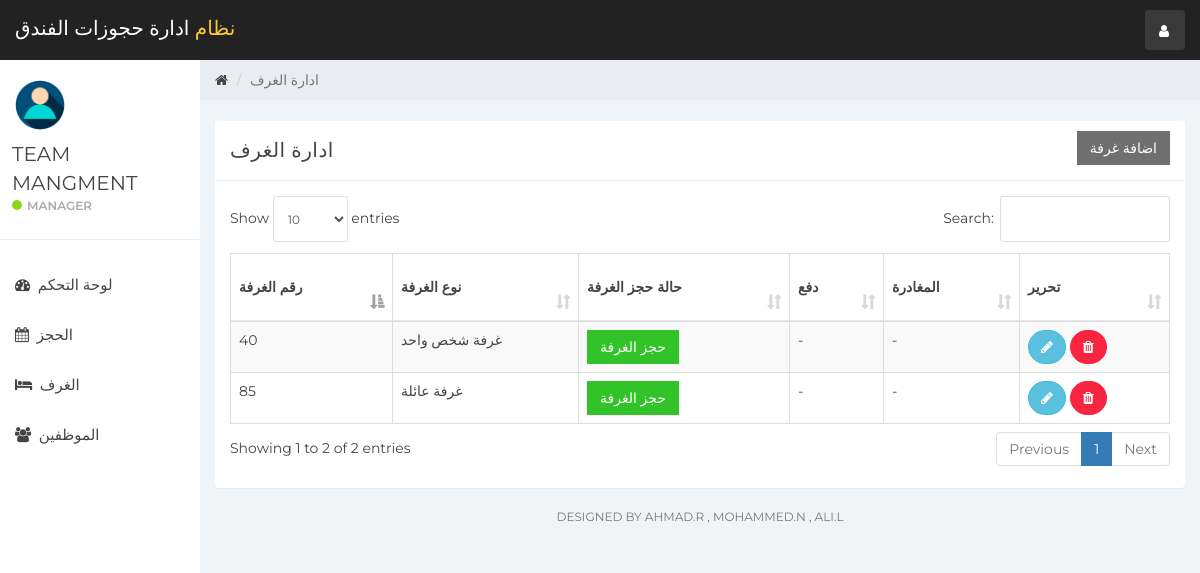
Page / (signed in) on the committed database.
### tables this page shows
CREATE TABLE `user` (
  `id` int(11) NOT NULL,
  `name` varchar(100) NOT NULL,
  `username` varchar(15) NOT NULL,
  `email` varchar(100) NOT NULL,
  `password` varchar(100) NOT NULL,
  `created_at` timestamp NOT NULL DEFAULT current_timestamp()
);

CREATE TABLE `room` (
  `room_id` int(10) NOT NULL,
  `room_type_id` int(10) NOT NULL,
  `room_no` varchar(10) NOT NULL,
  `status` tinyint(1) DEFAULT NULL,
  `check_in_status` tinyint(1) NOT NULL,
  `check_out_status` tinyint(1) NOT NULL,
  `deleteStatus` tinyint(1) DEFAULT 0
);

CREATE TABLE `room_type` (
  `room_type_id` int(10) NOT NULL,
  `room_type` varchar(100) NOT NULL,
  `price` int(10) NOT NULL,
  `max_person` int(10) NOT NULL
);

### room_mang.php (the view, shortened to what this page needs)
<div class="col-sm-9 col-sm-offset-3 col-lg-10 col-lg-offset-2 main">
    <div class="row">
        <ol class="breadcrumb">
            <li><a href="#">
                    <em class="fa fa-home"></em>
                </a></li>
            <li class="active">ادارة الغرف</li>
        </ol>
    </div>
    <br>
    <div class="row">
        <div class="col-lg-12">
        </div>
    </div>
    <div class="row">
        <div class="col-lg-12">
            <div class="panel panel-default">
                <div class="panel-heading">ادارة الغرف
                    <button class="btn btn-secondary pull-right" style="border-radius:0%" data-toggle="modal" data-target="#addRoom">اضافة غرفة </button>
                </div>
                <div class="panel-body">
                    <table class="table table-striped table-bordered table-responsive" cellspacing="0" width="100%"
                           id="rooms">
                        <thead>
                        <tr>
                            <th>رقم الغرفة</th>
                            <th>نوع الغرفة</th>
                            <th>حالة حجز الغرفة</th>
                            <th>دفع</th>
                            <th>المغادرة</th>
                            <th>تحرير</th>
                        </tr>
                        </thead>
                        <tbody>
                        <?php
                        $room_query = "SELECT * FROM room NATURAL JOIN room_type WHERE deleteStatus = 0";
                        $rooms_result = mysqli_query($connection, $room_query);
                        if (mysqli_num_rows($rooms_result) > 0) {
                            while ($rooms = mysqli_fetch_assoc($rooms_result)) { ?>
                                <tr>
                                    <td><?php echo $rooms['room_no'] ?></td>
                                    <td><?php echo $rooms['room_type'] ?></td>
                                    <td>
                                        <?php
                                        if ($rooms['status'] == 0) {
                                            echo '<a href="index.php?reservation&room_id=' . $rooms['room_id'] . '&room_type_id=' . $rooms['room_type_id'] . '" class="btn btn-success" style="border-radius:0%">حجز الغرفة</a>';
                                        } else {
                                            echo '<a href="#" class="btn btn-danger" style="border-radius:0%">محجوزة</a>';
                                        }
                                        ?>
                                    <td>
                                        <?php
                                        if ($rooms['status'] == 1 && $rooms['check_in_status'] == 0) {
                                            echo '<button class="btn btn-warning" id="checkInRoom"  data-id="' . $rooms['room_id'] . '" data-toggle="modal" style="border-radius:0%" data-target="#checkIn">دفع</button>';
                                        } elseif ($rooms['status'] == 0) {
                                            echo '-';
                                        } else {
                                            echo '<a href="#" class="btn btn-danger" style="border-radius:0%">تم الدفع</a>';
                                        }
                                        ?>
                                    </td>
                                    <td>
                                        <?php
                                        if ($rooms['status'] == 1 && $rooms['check_in_status'] == 1) {
                                            echo '<button class="btn btn-primary" style="border-radius:0%" id="checkOutRoom" data-id="' . $rooms['room_id'] . '">تاكيد عملية الدفع والمغادرة</button>';
                                        } elseif ($rooms['status'] == 0) {
                                            echo '-';
                                        }
                                        ?>
                                    </td>
                                    <td>
                                        <button title="Edit Room Information" style="border-radius:60px;" data-toggle="modal"
                                                data-target="#editRoom" data-id="<?php echo $rooms['room_id']; ?>"
                                                id="roomEdit" class="btn btn-info"><i class="fa fa-pencil"></i></button>
                                        <a href="ajax.php?delete_room=<?php echo $rooms['room_id']; ?>"
                                           class="btn btn-danger" style="border-radius:60px;" onclick="return confirm('هل أنت متأكد؟')"><i
                                                    class="fa fa-trash" alt="delete"></i></a>
                                    </td>
                                </tr>
                            <?php }
                        } else {
                            echo "No Rooms";
                        }
                        ?>
                        </tbody>
                    </table>
                </div>
            </div>
        </div>
    </div>
    <div class="row">
        <div class="col-sm-12">
        <p class="back-link">Designed By Ahmad.R , Mohammed.N , Ali.L</p>
        </div>
    </div>
</div>

### sidebar.php (shortened to what this page needs)
<div id="sidebar-collapse" class="col-sm-3 col-lg-2 sidebar">
    <div class="profile-sidebar">
        <div class="profile-userpic">
            <img src="img/user.png" class="img-responsive" alt="">
        </div>
        <div class="profile-usertitle">
            <div class="profile-usertitle-name"><?php echo $user['name'];?></div>
            <div class="profile-usertitle-status"><span class="indicator label-success"></span>Manager</div>
        </div>
    </div>
    <ul class="nav menu">
    <?php
        if (isset($_GET['dashboard'])){ ?>
            <li class="active">
                <a href="index.php?dashboard"><em class="fa fa-dashboard">&nbsp;</em>
                   لوحة التحكم
                </a>
            </li>
        <?php } else{?>
            <li>
                <a href="index.php?dashboard"><em class="fa fa-dashboard">&nbsp;</em>
                    لوحة التحكم
                </a>
            </li>
        <?php }
        if (isset($_GET['reservation'])){ ?>
            <li class="active">
            <a href="index.php?reservation"><em class="fa fa-calendar">&nbsp;</em>
                    الحجز
                </a>
            </li>
        <?php } else{?>
            <li>
            <a href="index.php?reservation"><em class="fa fa-calendar">&nbsp;</em>
                    الحجز
                </a>
            </li>
        <?php }
        if (isset($_GET['room_mang'])){ ?>
            <li class="active">
                <a href="index.php?room_mang"><em class="fa fa-bed">&nbsp;</em>
                    الغرف
                </a>
            </li>
        <?php } else{?>
            <li>
            <a href="index.php?room_mang"><em class="fa fa-bed">&nbsp;</em>
                    الغرف
                </a>
            </li>
        <?php }
        if (isset($_GET['staff_mang'])){ ?>
            <li class="active">
                <a href="index.php?staff_mang"><em class="fa fa-users">&nbsp;</em>
                الموظفين
                </a>
            </li>
        <?php } else{?>
            <li>
                <a href="index.php?staff_mang"><em class="fa fa-users">&nbsp;</em>
                    الموظفين
                </a>
            </li>
        <?php }
        ?>
    </ul>
</div>

### css/styles.css (style rules this page uses)
body { background: #f1f4f7; padding-top: 60px; font-size: 14px; color: #444444; font-family: "Montserrat", "Helvetica Neue", Helvetica, Arial, sans-serif; }
p { color: #777; }
a, a:hover, a:focus { color: #444444; }
.btn-secondary, .btn-secondary:hover, .btn-secondary:focus, .btn-secondary:active, .btn-secondary.active, .open > .dropdown-toggle.btn-secondary, .btn-secondary.disabled, .btn-secondary[disabled], fieldset[disabled] .btn-secondary, .btn-secondary.disabled:hover, .btn-secondary[disabled]:hover, fieldset[disabled] .btn-secondary:hover, .btn-secondary.disabled:focus, .btn-secondary[disabled]:focus, fieldset[disabled] .btn-secondary:focus, .btn-secondary.disabled:active, .btn-secondary[disabled]:active, fieldset[disabled] .btn-secondary:active, .btn-secondary.disabled.active, .btn-secondary[disabled].active, fieldset[disabled] .btn-secondary.active { background-color: #6f6f6f; border-color: #6f6f6f; color: white; }
.btn-success, .btn-success:hover, .btn-success:focus, .btn-success:active, .btn-success.active, .open > .dropdown-toggle.btn-success, .btn-success.disabled, .btn-success[disabled], fieldset[disabled] .btn-success, .btn-success.disabled:hover, .btn-success[disabled]:hover, fieldset[disabled] .btn-success:hover, .btn-success.disabled:focus, .btn-success[disabled]:focus, fieldset[disabled] .btn-success:focus, .btn-success.disabled:active, .btn-success[disabled]:active, fieldset[disabled] .btn-success:active, .btn-success.disabled.active, .btn-success[disabled].active, fieldset[disabled] .btn-success.active { background-color: #32c328; border-color: #32c328; }
.btn-danger, .btn-danger:hover, .btn-danger:focus, .btn-danger:active, .btn-danger.active, .open > .dropdown-toggle.btn-danger, .btn-danger.disabled, .btn-danger[disabled], fieldset[disabled] .btn-danger, .btn-danger.disabled:hover, .btn-danger[disabled]:hover, fieldset[disabled] .btn-danger:hover, .btn-danger.disabled:focus, .btn-danger[disabled]:focus, fieldset[disabled] .btn-danger:focus, .btn-danger.disabled:active, .btn-danger[disabled]:active, fieldset[disabled] .btn-danger:active, .btn-danger.disabled.active, .btn-danger[disabled].active, fieldset[disabled] .btn-danger.active { background-color: #f9243f; border-color: #f9243f; }
.label-success { background-color: #8ad919; }
.panel { border: 0; }
.panel-heading { font-size: 20px; font-weight: 300; letter-spacing: 0.025em; height: 60px; line-height: 38px; }
.panel-default .panel-heading { background: #fff; border-bottom: 1px solid #e9ecf2; color: #444444; }
.sidebar { display: block; padding: 0; display: none; box-shadow: none; background: #fff; }
.sidebar ul { margin: 20px 0px; }
@media (min-width: 768px) { .sidebar { display: block; position: fixed; top: 60px; bottom: 0; left: 0; z-index: 1000; display: block; margin: 0; padding: 0; overflow-x: hidden; overflow-y: auto; } }
.sidebar ul.nav li a { height: 50px; font-size: 15px; line-height: 2em; color: #444444; }
.profile-sidebar { padding: 10px 0; border-bottom: 1px solid #e9ecf2; }
.indicator { width: 10px; height: 10px; display: inline-block; border-radius: 9999px; margin-right: 5px; }
.profile-userpic img { float: left; margin: 10px 0px 0px 15px; width: 50px; height: 50px; border-radius: 9999px !important; }
.profile-usertitle { float: left; text-align: left; margin: 10px 0 0 12px; }
.profile-usertitle-name { font-size: 20px; margin-bottom: 0px; }
.profile-usertitle-status { text-transform: uppercase; color: #aaa; font-size: 12px; font-weight: 600; margin-bottom: 15px; }
.breadcrumb { border-radius: 0; padding: 10px 15px 10px 15px; background: #e9ecf2; margin: 0; }
.table { background: #fff; }
.table > thead > tr > th { border-bottom: 1px solid #e6e7e8; vertical-align: middle; height: 50px; }
p.back-link { text-align: center; margin-bottom: 20px; font-size: 12px; text-transform: uppercase; }

### rows in the picture
user: name "TEAM MANGMENT"
room: room_no "40", room_type.room_type "غرفة شخص واحد"
room: room_no "85", room_type.room_type "غرفة عائلة"
